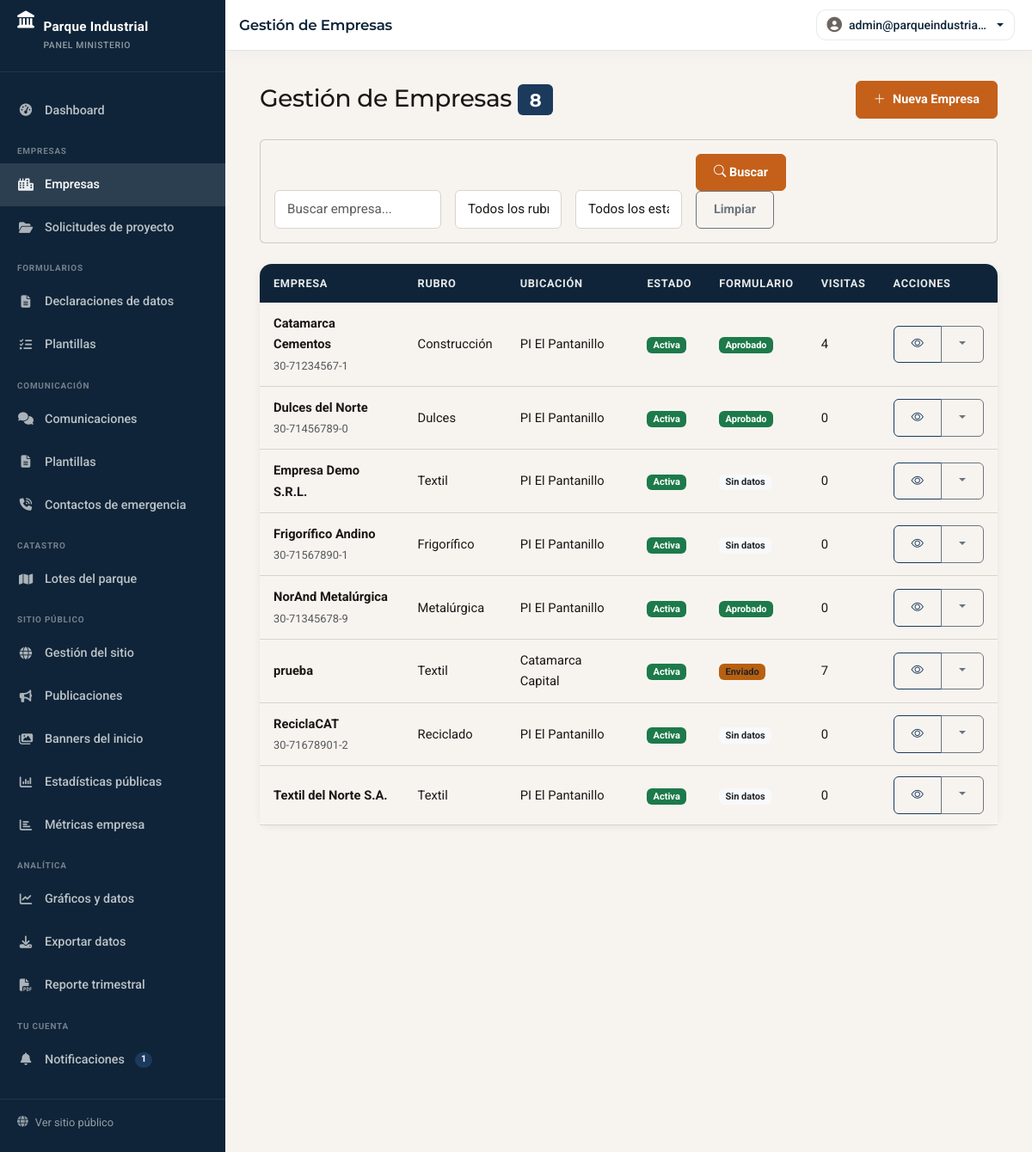
The page /ministerio/empresas.php (signed in) on the database its author committed.
### tables this page shows
CREATE TABLE `empresas` (
  `id` int(11) NOT NULL AUTO_INCREMENT,
  `usuario_id` int(11) DEFAULT NULL,
  `nombre` varchar(255) NOT NULL,
  `razon_social` varchar(255) DEFAULT NULL,
  `cuit` varchar(20) DEFAULT NULL,
  `rubro` varchar(100) DEFAULT NULL,
  `descripcion` text DEFAULT NULL,
  `ubicacion` varchar(100) DEFAULT NULL COMMENT 'PI El Pantanillo, Capital, etc',
  `direccion` varchar(255) DEFAULT NULL,
  `latitud` decimal(10,8) DEFAULT NULL,
  `longitud` decimal(11,8) DEFAULT NULL,
  `telefono` varchar(50) DEFAULT NULL,
  `email_contacto` varchar(255) DEFAULT NULL,
  `contacto_nombre` varchar(255) DEFAULT NULL,
  `sitio_web` varchar(255) DEFAULT NULL,
  `facebook` varchar(255) DEFAULT NULL,
  `instagram` varchar(255) DEFAULT NULL,
  `linkedin` varchar(255) DEFAULT NULL,
  `logo` varchar(255) DEFAULT NULL,
  `imagen_portada` varchar(255) DEFAULT NULL,
  `estado` enum('pendiente','activa','suspendida','inactiva') DEFAULT 'pendiente',
  `perfil_completo` tinyint(1) DEFAULT 0,
  `verificada` tinyint(1) DEFAULT 0,
  `visitas` int(11) DEFAULT 0,
  `lote_declarado` varchar(50) DEFAULT NULL COMMENT 'Numero de lote declarado por la empresa',
  `lote_solicitud_estado` enum('sin_solicitud','pendiente','asignado') NOT NULL DEFAULT 'sin_solicitud',
  `created_at` timestamp NOT NULL DEFAULT current_timestamp(),
  `updated_at` timestamp NOT NULL DEFAULT current_timestamp() ON UPDATE current_timestamp(),
  PRIMARY KEY (`id`),
  KEY `usuario_id` (`usuario_id`),
  KEY `idx_rubro` (`rubro`),
  KEY `idx_ubicacion` (`ubicacion`),
  KEY `idx_estado` (`estado`),
  KEY `idx_visitas` (`visitas`),
  FULLTEXT KEY `idx_busqueda` (`nombre`,`razon_social`,`descripcion`,`rubro`),
  CONSTRAINT `empresas_ibfk_1` FOREIGN KEY (`usuario_id`) REFERENCES `usuarios` (`id`) ON DELETE SET NULL
);

### includes/funciones/web.php (called while the page is built, shortened)
<?php
function e($string) {
    return htmlspecialchars($string ?? '', ENT_QUOTES, 'UTF-8');
}
function paginate($total, $per_page, $current_page, $url_pattern) {
    $total_pages = ceil($total / $per_page);
    $current_page = max(1, min($current_page, $total_pages));
    $pages = [];
    for ($i = max(1, $current_page - 2); $i <= min($total_pages, $current_page + 2); $i++) {
        $pages[] = $i;
    }
    return [
        'total' => $total,
        'per_page' => $per_page,
        'current_page' => $current_page,
        'total_pages' => $total_pages,
        'pages' => $pages,
        'has_prev' => $current_page > 1,
        'has_next' => $current_page < $total_pages,
        'prev_url' => str_replace('{page}', $current_page - 1, $url_pattern),
        'next_url' => str_replace('{page}', $current_page + 1, $url_pattern),
        'url_pattern' => $url_pattern
    ];
}

### includes/funciones/formato.php (called while the page is built, shortened)
<?php
function format_number($number, $decimals = 0) {
    return number_format($number ?? 0, $decimals, ',', '.');
}

### public/ministerio/empresas.php (the view, shortened to what this page needs)
<?php
$db = getDB();
$buscar = trim($_GET['buscar'] ?? '');
$pagina = max(1, (int)($_GET['pagina'] ?? 1));
$where = [];
$params = [];
$where_sql = $where ? 'WHERE ' . implode(' AND ', $where) : '';
$stmt = $db->prepare("SELECT COUNT(*) FROM empresas e $where_sql");
$stmt->execute($params);
$total = $stmt->fetchColumn();
$pagination = paginate($total, ADMIN_ITEMS_PER_PAGE, $pagina, 'empresas.php?' . http_build_query(array_merge($_GET, ['pagina' => '{page}'])));
$offset = ($pagination['current_page'] - 1) * ADMIN_ITEMS_PER_PAGE;
$stmt = $db->prepare("
    SELECT e.*,
        (SELECT de.estado FROM datos_empresa de WHERE de.empresa_id = e.id ORDER BY de.periodo DESC LIMIT 1) as form_estado,
        u.email as usuario_email,
        u.activo as usuario_activo,
        u.token_activacion
    FROM empresas e
    LEFT JOIN usuarios u ON u.id = e.usuario_id
    $where_sql
    ORDER BY e.nombre ASC
    LIMIT " . ADMIN_ITEMS_PER_PAGE . " OFFSET $offset
");
$stmt->execute($params);
$empresas = $stmt->fetchAll();
require_once BASEPATH . '/includes/ministerio_layout_header.php';
?>
        <div class="d-flex justify-content-between align-items-center mb-4">
            <h1 class="h3 mb-0">Gestión de Empresas <span class="badge bg-primary"><?= $total ?></span></h1>
            <a href="nueva-empresa.php" class="btn btn-primary"><i class="bi bi-plus-lg me-2"></i>Nueva Empresa</a>
        </div>
        <div class="card mb-4">
            <div class="card-body">
                <form class="row g-3 align-items-end" method="GET">
                    <div class="col-md-3">
                        <input type="text" name="buscar" class="form-control" placeholder="Buscar empresa..." value="<?= e($buscar) ?>">
                    </div>
                    <div class="col-md-2">
                        <select name="rubro" class="form-select">
                            <option value="">Todos los rubros</option>
                        </select>
                    </div>
                    <div class="col-md-2">
                        <select name="estado" class="form-select">
                            <option value="">Todos los estados</option>
                        </select>
                    </div>
                    <div class="col-md-3">
                        <button type="submit" class="btn btn-primary me-2"><i class="bi bi-search"></i> Buscar</button>
                        <a href="empresas.php" class="btn btn-outline-secondary">Limpiar</a>
                    </div>
                </form>
            </div>
        </div>
        <div class="table-container">
            <table class="table table-hover mb-0">
                <thead>
                    <tr><th>Empresa</th><th>Rubro</th><th>Ubicación</th><th>Estado</th><th>Formulario</th><th>Visitas</th><th>Acciones</th></tr>
                </thead>
                <tbody>
                    <?php foreach ($empresas as $emp): ?>
                    <tr>
                        <td>
                            <strong><?= e($emp['nombre']) ?></strong>
                            <?php if ($emp['cuit']): ?><br><small class="text-muted"><?= e($emp['cuit']) ?></small><?php endif; ?>
                        </td>
                        <td><?= e($emp['rubro'] ?? '-') ?></td>
                        <td><?= e($emp['ubicacion'] ?? '-') ?></td>
                        <td>
                            <?php $badge_estado = ['activa' => 'bg-success', 'pendiente' => 'bg-warning text-dark', 'suspendida' => 'bg-danger', 'inactiva' => 'bg-secondary']; ?>
                            <span class="badge <?= $badge_estado[$emp['estado']] ?? 'bg-secondary' ?>"><?= ucfirst($emp['estado']) ?></span>
                        </td>
                        <td>
                            <?php if ($emp['form_estado']): ?>
                                <?php $badge_form = ['borrador' => 'bg-secondary', 'enviado' => 'bg-warning text-dark', 'aprobado' => 'bg-success', 'rechazado' => 'bg-danger']; ?>
                                <span class="badge <?= $badge_form[$emp['form_estado']] ?? 'bg-secondary' ?>"><?= ucfirst($emp['form_estado']) ?></span>
                            <?php else: ?>
                                <span class="badge bg-light text-dark">Sin datos</span>
                            <?php endif; ?>
                        </td>
                        <td><?= format_number($emp['visitas'] ?? 0) ?></td>
                        <td>
                            <div class="btn-group btn-group-sm">
                                <a href="empresa-detalle.php?id=<?= $emp['id'] ?>" class="btn btn-outline-primary" title="Ver detalle"><i class="bi bi-eye"></i></a>
                                <div class="btn-group btn-group-sm">
                                    <button type="button" class="btn btn-outline-secondary dropdown-toggle" data-bs-toggle="dropdown" title="Acciones"></button>
                                </div>
                            </div>
                        </td>
                    </tr>
                    <?php endforeach; ?>
                </tbody>
            </table>
        </div>
<?php
require_once BASEPATH . '/includes/ministerio_layout_footer.php';

### public/css/styles.css (style rules this page uses)
:root { --primary: #1b3a5c; --primary-dark: #0f2438; --primary-mid: #1e4a73; --primary-light: #2c6496; --amber: #c4601a; --amber-light: #e8813a; --amber-bg: #fdf0e4; --secondary: #1d7a4a; --secondary-bg: #e4f3eb; --success: #1d7a4a; --success-bg: #e4f3eb; --warning: #b86010; --warning-bg: #fdf0e4; --danger: #c0392b; --danger-bg: #fdecea; --info: #1e6091; --info-bg: #e3eef8; --stone: #f7f4f0; --stone-mid: #ede9e3; --stone-deep: #d9d3ca; --ink: #1a1714; --muted: #6b6460; --white: #ffffff; --gray-100: #f7f4f0; --gray-200: #ede9e3; --gray-300: #d9d3ca; --gray-600: #6b6460; --gray-800: #2e2a27; --gray-900: #1a1714; --shadow: 0 2px 8px rgba(15, 36, 56, 0.08); --shadow-lg: 0 6px 24px rgba(15, 36, 56, 0.12); --shadow-amber: 0 4px 16px rgba(196, 96, 26, 0.22); --radius: 6px; --radius-md: 10px; --radius-lg: 14px; --radius-pill: 999px; }
:root { --bs-primary: #1b3a5c; --bs-primary-rgb: 27, 58, 92; --bs-secondary: #6b6460; --bs-secondary-rgb: 107, 100, 96; --bs-success: #1d7a4a; --bs-success-rgb: 29, 122, 74; --bs-warning: #b86010; --bs-warning-rgb: 184, 96, 16; --bs-danger: #c0392b; --bs-danger-rgb: 192, 57, 43; --bs-info: #1e6091; --bs-info-rgb: 30, 96, 145; --bs-body-bg: #f7f4f0; --bs-body-color: #1a1714; --bs-border-color: #d9d3ca; --bs-link-color: #1b3a5c; --bs-link-hover-color: #1e4a73; --bs-success-bg-subtle: #e4f3eb; --bs-warning-bg-subtle: #fdf0e4; --bs-danger-bg-subtle: #fdecea; --bs-info-bg-subtle: #e3eef8; }
* { box-sizing: border-box; }
html { scroll-behavior: smooth; }
body { font-family: 'Inter', 'Roboto', system-ui, sans-serif; font-size: 16px; line-height: 1.65; color: var(--ink); background: var(--stone); margin: 0; }
h1, h2, h3, h4, h5, h6 { font-family: 'Montserrat', system-ui, sans-serif; font-weight: 700; color: var(--ink); letter-spacing: -0.015em; }
a { color: var(--primary); text-decoration: none; transition: color 0.2s; }
.table-container { background: #fff; border-radius: var(--radius-lg); box-shadow: var(--shadow); overflow: visible; }
.table-container > .table thead tr:first-child th:first-child { border-top-left-radius: var(--radius-lg); }
.table-container > .table thead tr:first-child th:last-child { border-top-right-radius: var(--radius-lg); }
.table { margin: 0; }
.table thead th { background: var(--primary-dark); color: rgba(255,255,255,0.9); font-weight: 600; font-size: 0.8rem; letter-spacing: 0.05em; text-transform: uppercase; border: none; padding: 12px 16px; }
.table tbody td { padding: 12px 16px; vertical-align: middle; color: var(--ink); font-size: 0.92rem; }
.form-control, .form-select { border-radius: var(--radius); border: 1px solid var(--stone-deep); padding: 10px 14px; background: #fff; color: var(--ink); font-size: 0.95rem; }
.btn { border-radius: var(--radius); padding: 10px 20px; font-weight: 600; font-size: 0.9rem; transition: background 0.2s, transform 0.15s, box-shadow 0.2s; }
.btn-primary { background: var(--amber); border-color: var(--amber); color: #fff; }
.btn-outline-primary { color: var(--primary); border-color: var(--primary); background: transparent; }

### public/css/empresa-app.css (style rules this page uses)
:root { --ea-primary: #1b3a5c; --ea-primary-dark: #0f2438; --ea-primary-mid: #1e4a73; --ea-amber: #c4601a; --ea-surface: #f7f4f0; --ea-card-shadow: 0 4px 24px rgba(15, 36, 56, 0.07); --ea-card-shadow-hover: 0 8px 32px rgba(15, 36, 56, 0.12); --ea-sidebar-w: 232px; --ea-topbar-h: 58px; }
body.empresa-app-body, body.ministerio-app-body { margin: 0; min-height: 100vh; background: #f7f4f0; font-family: 'Roboto', system-ui, sans-serif; }
body.ministerio-app-body { --ea-sidebar-w: 262px; }

### rows shown on the page
empresas: nombre "Catamarca Cementos", cuit "30-71234567-1", rubro "Construcción", ubicacion "PI El Pantanillo", estado "Activa", form_estado "Aprobado", visitas "4"
empresas: nombre "Dulces del Norte", cuit "30-71456789-0", rubro "Dulces", ubicacion "PI El Pantanillo", estado "Activa", form_estado "Aprobado", visitas "0"
empresas: nombre "Empresa Demo S.R.L.", rubro "Textil", ubicacion "PI El Pantanillo", estado "Activa", shows "Sin datos", visitas "0"
empresas: nombre "Frigorífico Andino", cuit "30-71567890-1", rubro "Frigorífico", ubicacion "PI El Pantanillo", estado "Activa", shows "Sin datos", visitas "0"
empresas: nombre "NorAnd Metalúrgica", cuit "30-71345678-9", rubro "Metalúrgica", ubicacion "PI El Pantanillo", estado "Activa", form_estado "Aprobado", visitas "0"
empresas: nombre "prueba", rubro "Textil", ubicacion "Catamarca Capital", estado "Activa", form_estado "Enviado", visitas "7"
empresas: nombre "ReciclaCAT", cuit "30-71678901-2", rubro "Reciclado", ubicacion "PI El Pantanillo", estado "Activa", shows "Sin datos", visitas "0"
empresas: nombre "Textil del Norte S.A.", rubro "Textil", ubicacion "PI El Pantanillo", estado "Activa", shows "Sin datos", visitas "0"

### other values the page prints
$badge_notif "1"
$page_title "Gestión de Empresas"
$topbar_name "admin@parqueindustria…"
$total "8"
